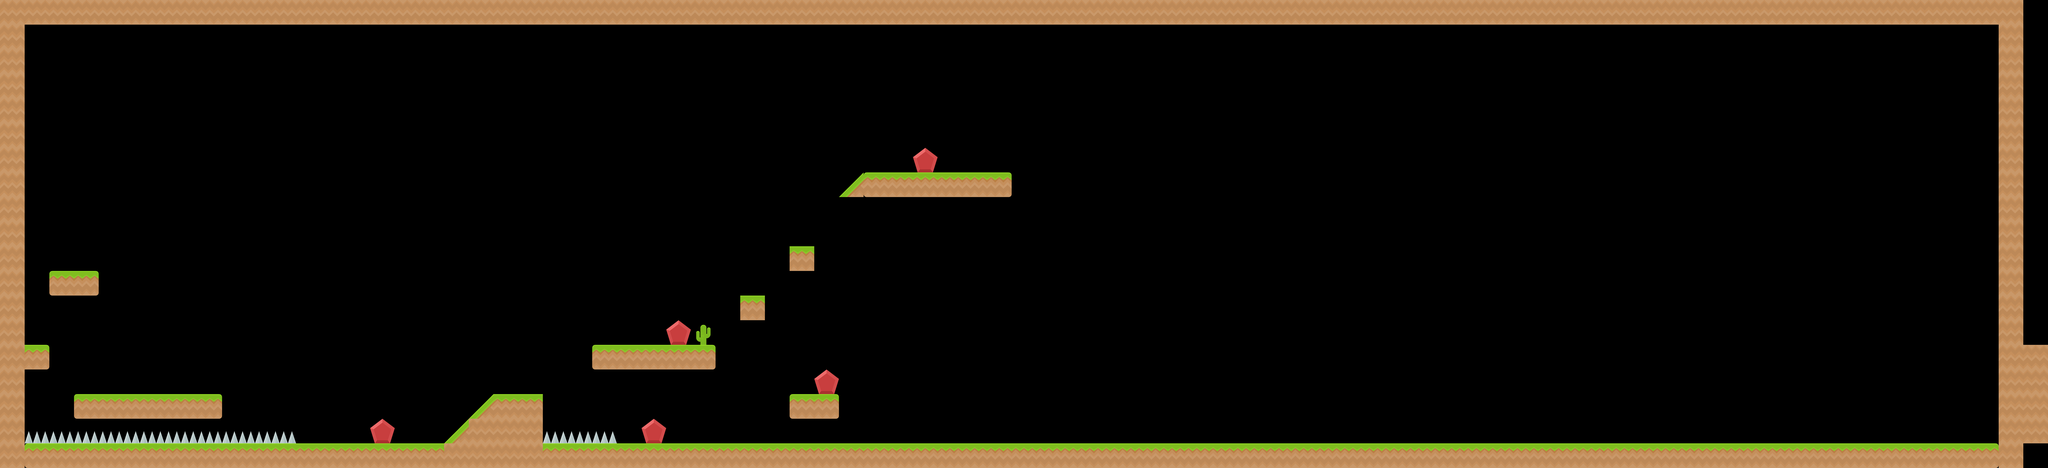

A 2D game scene composited from a Tiled map and its tileset images. What follows is a short description and the map's XML, with each tile layer's data collapsed to a summary:
An orthogonal 83x19 tile map with 128x128 px tiles, 3 tile layers (Platforms, Enemies, Coins).

<map version="1.4" tiledversion="1.4.2" orientation="orthogonal" renderorder="right-down" width="83" height="19" tilewidth="128" tileheight="128" infinite="0" nextlayerid="4" nextobjectid="1">
 <tileset firstgid="1" name="my_tiles" tilewidth="128" tileheight="128" tilecount="10" columns="0">
  <grid orientation="orthogonal" width="1" height="1" />
  <tile id="0">
   <image width="128" height="128" source="grassLeft.png" />
  </tile>
  <tile id="1">
   <image width="128" height="128" source="grassMid.png" />
  </tile>
  <tile id="2">
   <image width="128" height="128" source="grassRight.png" />
  </tile>
  <tile id="3">
   <image width="128" height="128" source="spikes.png" />
  </tile>
  <tile id="4">
   <image width="128" height="128" source="spikesUpsideDown.png" />
  </tile>
  <tile id="5">
   <image width="128" height="128" source="tileRed_05.png" />
  </tile>
  <tile id="6">
   <image width="128" height="128" source="cactus.png" />
  </tile>
  <tile id="7">
   <image width="128" height="128" source="grassHill_left.png" />
  </tile>
  <tile id="8">
   <image width="128" height="128" source="grassHill_right.png" />
  </tile>
  <tile id="9">
   <image width="128" height="128" source="grassCenter.png" />
  </tile>
 </tileset>
 <layer id="1" name="Platforms" width="83" height="19">
  <data>[1577 cells, 234 non-empty, 5 distinct tile ids]</data>
 </layer>
 <layer id="2" name="Enemies" width="83" height="19">
  <data>[1577 cells, 15 non-empty, 2 distinct tile ids]</data>
 </layer>
 <layer id="3" name="Coins" width="83" height="19">
  <data>[1577 cells, 5 non-empty, 1 distinct tile ids]</data>
 </layer>
</map>
